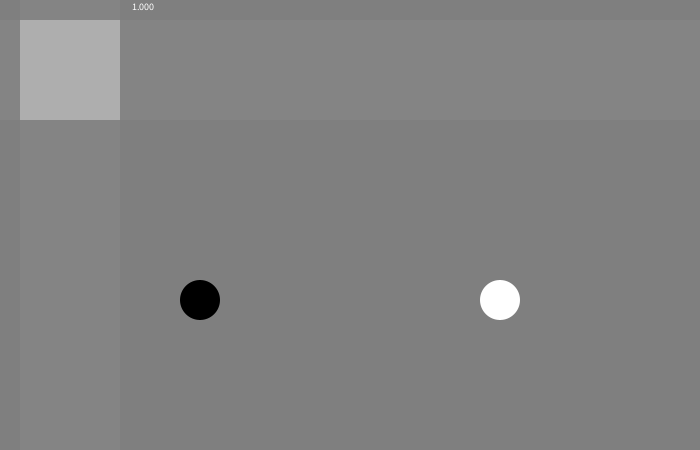
Frame 1 (no input)
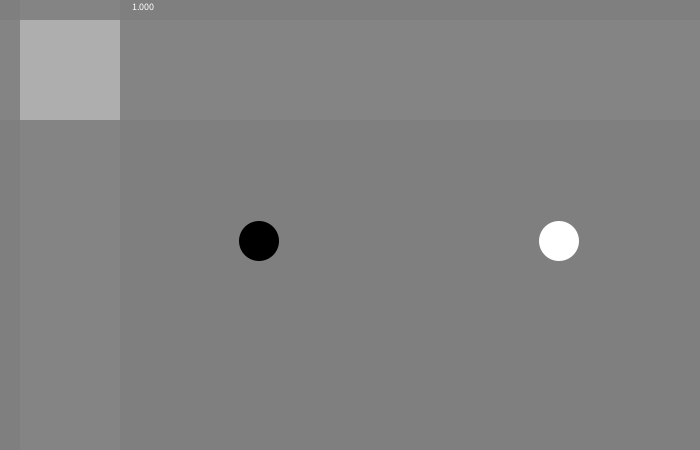
Frame 60 (the mouse pressed at the canvas centre just before this capture)
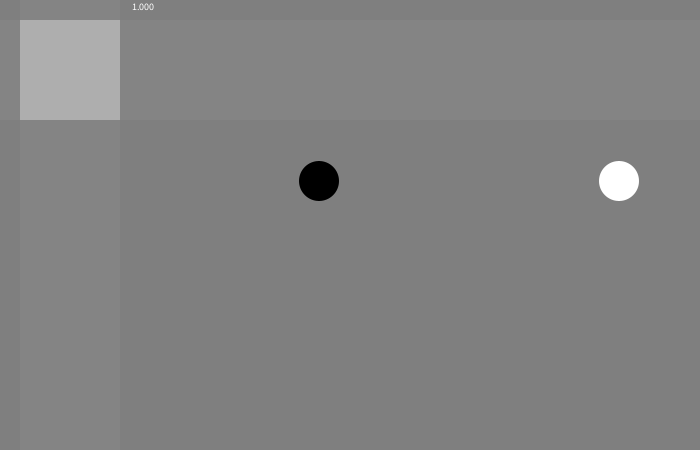
Frame 120 (the mouse held since frame 60 and released just before this capture)

The Processing sketch that drew these frames (run headless with seeded random() and noise(); from frame 60 on, the mouse is pressed at the canvas centre):

// Processing sketch: processing_74525
// ── processing_74525.pde

float SquareX = 20;
float SquareY = 20;
float SquareSize = 100;
float SquareSpeed = 1;
float SquareSaturation = 1;
float SpeedCoinX = 500;
float SpeedCoinY = 300;
float SpeedCoinSize = 40;
float SpeedCoinXDir = 1;
float SpeedCoinYDir = -1;
float SlowCoinX = 200;
float SlowCoinY = 300;
float SlowCoinSize = 40;
float SlowCoinXDir = 1;
float SlowCoinYDir = -1;
int Luminance = 500;

void setup() {
  size(700, 450);
}

void draw() {
  colorMode(HSB, 1000);
  background(SquareX+SquareY, SquareSaturation, Luminance);

  colorMode(RGB, 255);
  fill(255);
  textSize(10);
  textAlign(LEFT);
  text(SquareSpeed, SquareX+SquareSize+10, SquareY-10); 



  //Strips

  colorMode(HSB, 1000);
  noStroke();

  fill(SquareX+SquareY, SquareSaturation, Luminance+200, 100);
  rect(SquareX, 0, SquareSize, height);
  rect(0, SquareY, width, SquareSize);



  //SpeedCoin

  colorMode(RGB, 255);
  fill(255);
  ellipse(SpeedCoinX, SpeedCoinY, SpeedCoinSize, SpeedCoinSize);
  SpeedCoinX = SpeedCoinX + SpeedCoinXDir;
  SpeedCoinY = SpeedCoinY + SpeedCoinYDir;

  //SlowCoin

  colorMode(RGB, 255);
  fill(0);
  ellipse(SlowCoinX, SlowCoinY, SlowCoinSize, SlowCoinSize);
  SlowCoinX = SlowCoinX + SlowCoinXDir;
  SlowCoinY = SlowCoinY + SlowCoinYDir;


  //Square

  colorMode(HSB, 1000);
  noStroke();

  fill(SquareX+SquareY, SquareSaturation, Luminance+200, 900);
  rect(SquareX, SquareY, SquareSize, SquareSize);


  //Touch

  if (SpeedCoinX+SpeedCoinSize/2>SquareX && SpeedCoinX-SpeedCoinSize/2<SquareX+SquareSize && SpeedCoinY+SpeedCoinSize/2>SquareY && SpeedCoinY-SpeedCoinSize/2<SquareY+SquareSize)
  {
    SquareSpeed = SquareSpeed + 0.01;
    SquareSaturation = SquareSaturation + 1;
    colorMode(RGB, 255);
    fill(255);
    textSize(10);
    textAlign(RIGHT);
    text("POWER UP...", SquareX-10, SquareY-10); 

    Luminance = 600;

    if (SpeedCoinX-SpeedCoinSize/2<SquareX || SpeedCoinX+SpeedCoinSize/2>SquareX+SquareSize) {
      SpeedCoinXDir = -SpeedCoinXDir;
    }
    if (SpeedCoinY-SpeedCoinSize/2<SquareY || SpeedCoinY+SpeedCoinSize/2>SquareY+SquareSize) {
      SpeedCoinYDir = -SpeedCoinYDir;
    }
  } 

  else if (SlowCoinX+SlowCoinSize/2>SquareX && SlowCoinX-SlowCoinSize/2<SquareX+SquareSize && SlowCoinY+SlowCoinSize/2>SquareY && SlowCoinY-SlowCoinSize/2<SquareY+SquareSize)
  {
    SquareSpeed = SquareSpeed - 0.01;
    SquareSaturation = SquareSaturation - 1;
    colorMode(RGB, 255);
    fill(255);
    textSize(10);
    textAlign(RIGHT);
    text("POWER DOWN...", SquareX-10, SquareY-10);

    Luminance = 400;

    if (SlowCoinX-SlowCoinSize/2<SquareX || SlowCoinX+SlowCoinSize/2>SquareX+SquareSize) {
      SlowCoinXDir = -SlowCoinXDir;
    }
    if (SlowCoinY-SlowCoinSize/2<SquareY || SlowCoinY+SlowCoinSize/2>SquareY+SquareSize) {
      SlowCoinYDir = -SlowCoinYDir;
    }
  } else Luminance = 500;



  //right border || left border
  if (SpeedCoinX > width-SpeedCoinSize/2 || SpeedCoinX < SpeedCoinSize/2) { 
    SpeedCoinXDir = -SpeedCoinXDir;
  }

  //top border || bottom border
  if (SpeedCoinY < SpeedCoinSize/2 || SpeedCoinY > height-SpeedCoinSize/2) {
    SpeedCoinYDir = -SpeedCoinYDir;
  }

  //right border || left border
  if (SlowCoinX > width-SlowCoinSize/2 || SlowCoinX < SlowCoinSize/2) { 
    SlowCoinXDir = -SlowCoinXDir;
  }

  //top border || bottom border
  if (SlowCoinY < SlowCoinSize/2 || SlowCoinY > height-SlowCoinSize/2) {
    SlowCoinYDir = -SlowCoinYDir;
  }

  //Commands

  if (keyPressed) {
    if (key == 'w' | keyCode==UP && SquareY>0) { 
      SquareY = SquareY-SquareSpeed;
    }
    if (key == 'a' | keyCode==LEFT && SquareX>0) { 
      SquareX = SquareX-SquareSpeed;
    }
    if (key == 's' | keyCode==DOWN && SquareY+SquareSize<height) { 
      SquareY = SquareY+SquareSpeed;
    }
    if (key == 'd' | keyCode==RIGHT && SquareX+SquareSize<width) { 
      SquareX = SquareX+SquareSpeed;
    }
  }

}
